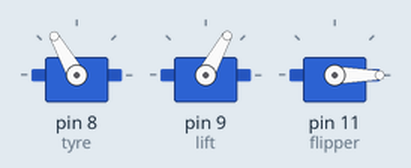
Recording of a sketch running on a simulated Arduino Uno, built with avr-gcc and run on an emulated ATmega328P. Shown: 3 × servo.

Above: at 1.05 s.
At 2.3 s:
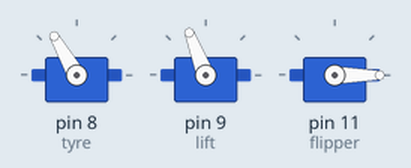
At 3.55 s:
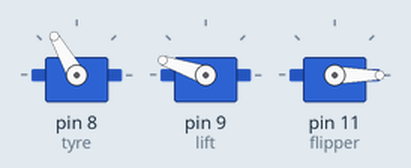
At 6.05 s:
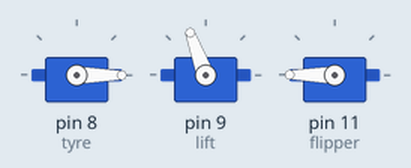
At 8.55 s:
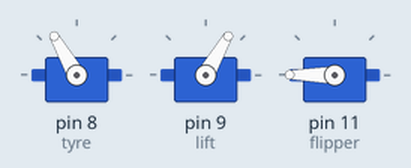
At 11.05 s:
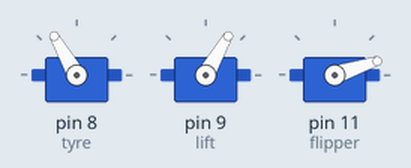
Timing chart, 0 to 18.0 s (numbered marks = the images above):
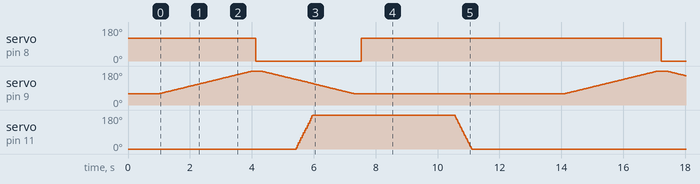

Measured:
- by itself, servo on pin 8 (tyre): alternates 120° for 9.7 s and 0° for 3.4 s

The sketch:

Complete_automation_code_arduino.ino
```cpp
#include <Servo.h>

// =====================================================
// AUTOMATIC PAGE TURNER
// SIMULTANEOUS LIFT + FLIPPER (50% START)
// =====================================================

Servo tyre;
Servo lift;
Servo flipper;

// =====================================================
// TYRE SERVO
// =====================================================

const int TYRE_STOP = 120;
const int TYRE_TURN = 0;

// =====================================================
// LIFT SERVO
// =====================================================

const int LIFT_UP   = 60;
const int LIFT_DOWN = 180;

// =====================================================
// FLIPPER SERVO
// =====================================================

const int FLIP_RELEASE = 0;
const int FLIP_PRESS   = 180;

// =====================================================
// TIMING
// =====================================================

const unsigned long TYRE_LEAD_TIME  = 150;
const unsigned long TYRE_EXTRA_TIME = 250;

const unsigned long PRESS_HOLD = 3000;
const unsigned long CYCLE_DELAY = 3000;

// =====================================================
// SPEED
// =====================================================

const unsigned long LIFT_SPEED_DELAY = 25;
const unsigned long FLIP_SPEED_DELAY = 3;

// =====================================================

void setup()
{
  tyre.attach(8);
  lift.attach(9);
  flipper.attach(11);

  tyre.write(TYRE_STOP);
  lift.write(LIFT_UP);
  flipper.write(FLIP_RELEASE);

  delay(1000);

}

void loop()
{
  // ==========================================
  // STEP 1: LOWER TYRE (LIFT DOWN POSITION READY)
  // ==========================================

  for (int pos = LIFT_UP; pos <= LIFT_DOWN; pos++)
  {
    lift.write(pos);
    delay(LIFT_SPEED_DELAY);
  }

  delay(100);

  // ==========================================
  // STEP 2: START TYRE
  // ==========================================

  tyre.write(TYRE_TURN);
  delay(TYRE_LEAD_TIME);

  // ==========================================
  // STEP 3: LIFT + FLIPPER SIMULTANEOUS
  // ==========================================

  int liftPos = LIFT_DOWN;
  int flipPos = FLIP_RELEASE;

  unsigned long lastLiftMove = millis();
  unsigned long lastFlipMove = millis();

  bool liftFinished = false;
  bool flipStarted = false;
  bool flipFinished = false;

  while (!liftFinished || !flipFinished)
  {
    unsigned long now = millis();

    // --------------------------
    // LIFT MOVEMENT
    // --------------------------
    if (!liftFinished && now - lastLiftMove >= LIFT_SPEED_DELAY)
    {
      lastLiftMove = now;

      liftPos--;
      lift.write(liftPos);

      if (liftPos <= LIFT_UP)
      {
        liftFinished = true;
      }
    }

    // --------------------------
    // FLIPPER START CONDITION (50%)
    // --------------------------
    if (liftPos <= 135)   // 50% point
    {
      flipStarted = true;
    }

    // --------------------------
    // FLIPPER MOVEMENT
    // --------------------------
    if (flipStarted &&
        !flipFinished &&
        now - lastFlipMove >= FLIP_SPEED_DELAY)
    {
      lastFlipMove = now;

      flipPos++;
      flipper.write(flipPos);

      if (flipPos >= FLIP_PRESS)
      {
        flipFinished = true;
      }
    }
  }

  // ==========================================
  // STEP 4: KEEP TYRE RUNNING
  // ==========================================

  delay(TYRE_EXTRA_TIME);
  tyre.write(TYRE_STOP);

  // ==========================================
  // STEP 5: HOLD FLIPPER
  // ==========================================

  unsigned long holdStart = millis();

  while (millis() - holdStart < PRESS_HOLD)
  {
    flipper.write(FLIP_PRESS);
  }

  // ==========================================
  // STEP 6: RELEASE FLIPPER
  // ==========================================


  for (int pos = FLIP_PRESS; pos >= FLIP_RELEASE; pos--)
  {
    flipper.write(pos);
    delay(FLIP_SPEED_DELAY);
  }

  // ==========================================
  // STEP 7: WAIT FOR NEXT CYCLE
  // ==========================================


  delay(CYCLE_DELAY);
}
```
